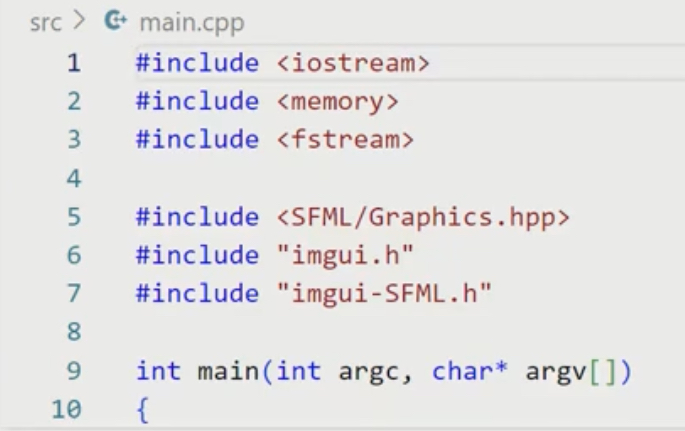
#> input picture img1.png, 685 x 431 px
$ python main.py
#> lines starting #> are read from the running program, lines starting #| are printed output that depends on the picture; after the words box and inside, x2 and y2 are one past the last pixel; in counts of white or black regions, pixels touching at a corner belong together
import cv2
image = cv2.imread("img1.png")
#> image is the input picture: shape (431, 685, 3); mean B, G, R 226.9, 226.2, 227.5
#preprocess
gray = cv2.cvtColor(image, cv2.COLOR_BGR2GRAY)
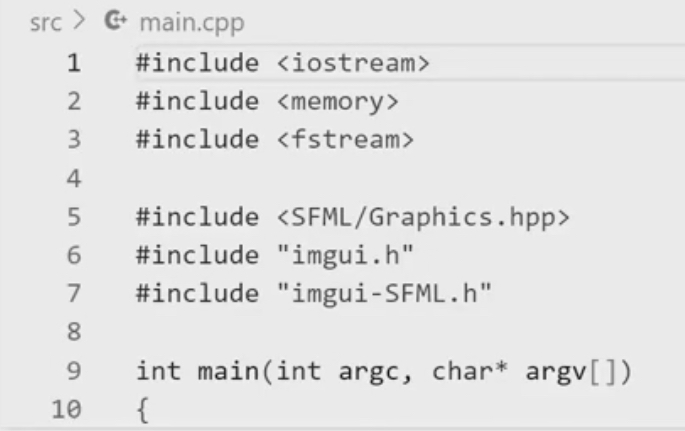
#> gray: shape (431, 685); min 20, max 251, mean 226.8
thresh = cv2.threshold(gray, 0, 255, cv2.THRESH_BINARY + cv2.THRESH_OTSU)[1]
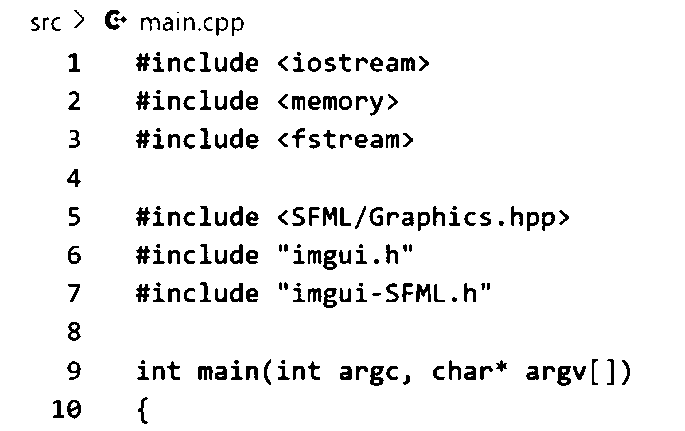
#> thresh: shape (431, 685); 94.2% white; 191 black regions (17 under 20 px), largest, box (x1, y1, x2, y2) and area: (557, 366, 571, 386) 190, (370, 366, 384, 386) 184, (323, 250, 337, 270) 177
blur = cv2.medianBlur(gray, 5)
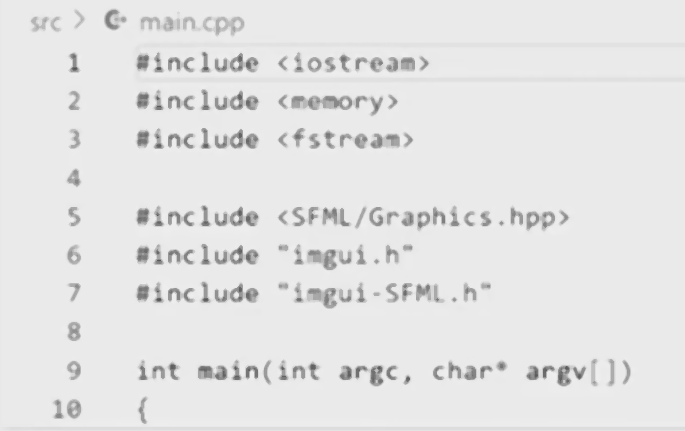
#> blur: shape (431, 685); min 83, max 239, mean 228.1
##
